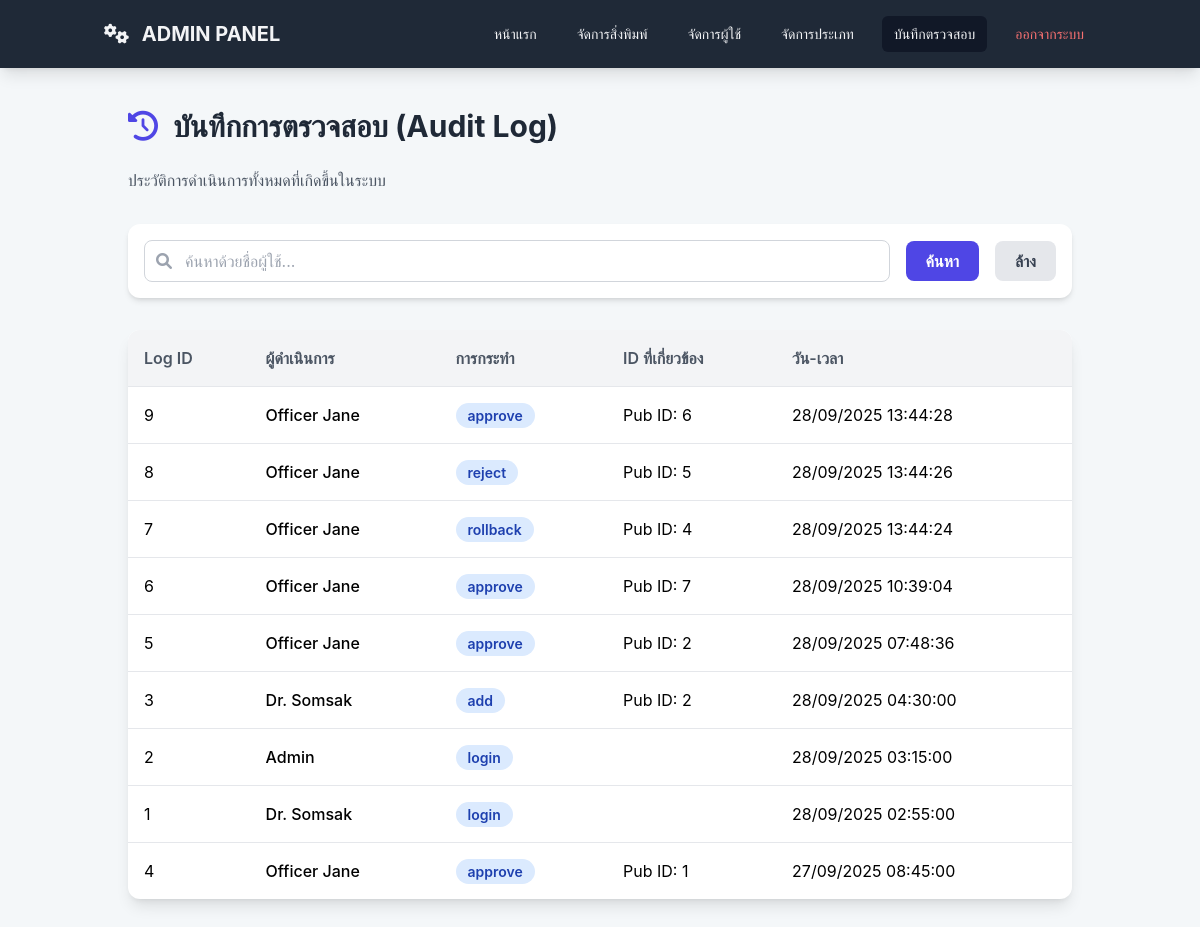
Page /admin_audit_log.php (signed in) on the committed database.
### tables this page shows
CREATE TABLE `auditlog` (
  `Log_id` int(11) NOT NULL,
  `User_id` int(11) NOT NULL,
  `Publication_id` int(11) DEFAULT NULL,
  `Action_type` enum('add','edit','delete','approve','reject','rollback','login','logout') DEFAULT NULL,
  `Log_date` timestamp NOT NULL DEFAULT CURRENT_TIMESTAMP,
  `Record_id` int(11) DEFAULT NULL
);

CREATE TABLE `users` (
  `User_Id` int(11) NOT NULL,
  `UserName` varchar(100) NOT NULL,
  `UserEmail` varchar(100) NOT NULL,
  `UserPass` varchar(255) NOT NULL,
  `UserRole` enum('Admin','Officer','Teacher') NOT NULL,
  `Created_at` timestamp NOT NULL DEFAULT CURRENT_TIMESTAMP
);

### admin_audit_log.php (the view, shortened to what this page needs)
<?php
require_once 'auth_config.php';
$search_user = trim($_GET['search_user'] ?? '');
$sql = "
    SELECT
        al.Log_id, al.User_id, u.UserName, al.Action_type,
        al.Log_date, al.Publication_id, al.Record_id
    FROM auditlog al
    LEFT JOIN users u ON al.User_id = u.User_Id
";
$params = [];
$sql .= " ORDER BY al.Log_date DESC";
try {
    $stmt = $pdo->prepare($sql);
    $stmt->execute($params);
    $logs = $stmt->fetchAll(PDO::FETCH_ASSOC);
} catch (PDOException $e) {
    $logs = [];
    $error_message = "เกิดข้อผิดพลาด: " . $e->getMessage();
}
?>
<!DOCTYPE html>
<html lang="th">
<head>
    <script src="https://cdn.tailwindcss.com"></script>
    <link rel="stylesheet" href="https://cdnjs.cloudflare.com/ajax/libs/font-awesome/6.0.0-beta3/css/all.min.css">
</head>
<body class="min-h-screen">
    <header class="bg-gray-800 text-gray-100 shadow-lg sticky top-0 z-50">
        <div class="container mx-auto flex justify-between items-center p-4">
            <a href="admin_dashboard.php" class="text-xl font-bold"><i class="fas fa-cogs mr-2"></i> ADMIN PANEL</a>
            <nav class="hidden md:flex space-x-4">
                <a href="admin_dashboard.php" class="px-3 py-2 rounded-md text-sm font-medium hover:bg-gray-700">หน้าแรก</a>
                <a href="admin_manage_publications.php" class="px-3 py-2 rounded-md text-sm font-medium hover:bg-gray-700">จัดการสิ่งพิมพ์</a>
                <a href="admin_user_management.php" class="px-3 py-2 rounded-md text-sm font-medium hover:bg-gray-700">จัดการผู้ใช้</a>
                <a href="admin_manage_types.php" class="px-3 py-2 rounded-md text-sm font-medium hover:bg-gray-700">จัดการประเภท</a>
                <a href="admin_audit_log.php" class="px-3 py-2 rounded-md text-sm font-medium hover:bg-gray-700 bg-gray-900">บันทึกตรวจสอบ</a>
                <a href="logout.php" class="px-3 py-2 rounded-md text-sm font-medium text-red-400 hover:bg-red-700">ออกจากระบบ</a>
            </nav>
        </div>
    </header>
    <main class="container mx-auto p-6 md:p-10">
        <h1 class="text-3xl font-bold text-gray-800 mb-6">
            <i class="fas fa-history text-indigo-600 mr-2"></i> บันทึกการตรวจสอบ (Audit Log)
        </h1>
        <p class="text-gray-600 mb-8">ประวัติการดำเนินการทั้งหมดที่เกิดขึ้นในระบบ</p>
        <div class="bg-white p-4 rounded-xl shadow-md mb-8">
             <form action="admin_audit_log.php" method="GET" class="flex items-center space-x-4">
                <div class="flex-grow relative">
                    <div class="absolute inset-y-0 left-0 pl-3 flex items-center pointer-events-none"><i class="fas fa-search text-gray-400"></i></div>
                    <input type="text" name="search_user" class="block w-full pl-10 pr-3 py-2 border border-gray-300 rounded-lg" placeholder="ค้นหาด้วยชื่อผู้ใช้..." value="<?= htmlspecialchars($search_user) ?>">
                </div>
                <button type="submit" class="px-5 py-2 bg-indigo-600 text-white font-semibold rounded-lg hover:bg-indigo-700">ค้นหา</button>
                <a href="admin_audit_log.php" class="px-5 py-2 bg-gray-200 text-gray-700 font-semibold rounded-lg hover:bg-gray-300">ล้าง</a>
            </form>
        </div>
        <div class="bg-white rounded-xl shadow-lg overflow-x-auto">
            <table class="w-full text-left">
                <thead class="bg-gray-100">
                    <tr>
                        <th class="p-4 font-semibold text-gray-600">Log ID</th>
                        <th class="p-4 font-semibold text-gray-600">ผู้ดำเนินการ</th>
                        <th class="p-4 font-semibold text-gray-600">การกระทำ</th>
                        <th class="p-4 font-semibold text-gray-600">ID ที่เกี่ยวข้อง</th>
                        <th class="p-4 font-semibold text-gray-600">วัน-เวลา</th>
                    </tr>
                </thead>
                <tbody>
                    <?php if (empty($logs)): ?>
                        <tr><td colspan="5" class="text-center p-6 text-gray-500">ไม่พบข้อมูล</td></tr>
                    <?php else: foreach ($logs as $log): ?>
                        <tr class="border-t hover:bg-gray-50">
                            <td class="p-4"><?= htmlspecialchars($log['Log_id']) ?></td>
                            <td class="p-4 font-medium"><?= htmlspecialchars($log['UserName'] ?? 'N/A') ?></td>
                            <td class="p-4"><span class="px-3 py-1 text-sm font-semibold rounded-full bg-blue-100 text-blue-800"><?= htmlspecialchars($log['Action_type']) ?></span></td>
                            <td class="p-4"><?php if($log['Publication_id']): ?>Pub ID: <?= htmlspecialchars($log['Publication_id']) ?><?php endif; ?></td>
                            <td class="p-4"><?= date('d/m/Y H:i:s', strtotime($log['Log_date'])) ?></td>
                        </tr>
                    <?php endforeach; endif; ?>
                </tbody>
            </table>
        </div>
    </main>
</body>
</html>

### admin_audit_log.php (style rules this page uses)
body { font-family: 'Inter', 'Tahoma', sans-serif; background-color: #f4f7f9; }

### rows in the picture
auditlog: Log_id "9", User.UserName "Officer Jane", Action_type "approve", Publication "6", Log_date "28/09/2025 13:44:28"
auditlog: Log_id "8", User.UserName "Officer Jane", Action_type "reject", Publication "5", Log_date "28/09/2025 13:44:26"
auditlog: Log_id "7", User.UserName "Officer Jane", Action_type "rollback", Publication "4", Log_date "28/09/2025 13:44:24"
auditlog: Log_id "6", User.UserName "Officer Jane", Action_type "approve", Publication "7", Log_date "28/09/2025 10:39:04"
auditlog: Log_id "5", User.UserName "Officer Jane", Action_type "approve", Publication "2", Log_date "28/09/2025 07:48:36"
auditlog: Log_id "3", User.UserName "Dr. Somsak", Action_type "add", Publication "2", Log_date "28/09/2025 04:30:00"
auditlog: Log_id "2", User.UserName "Admin", Action_type "login", Log_date "28/09/2025 03:15:00"
auditlog: Log_id "1", User.UserName "Dr. Somsak", Action_type "login", Log_date "28/09/2025 02:55:00"
auditlog: Log_id "4", User.UserName "Officer Jane", Action_type "approve", Publication "1", Log_date "27/09/2025 08:45:00"
